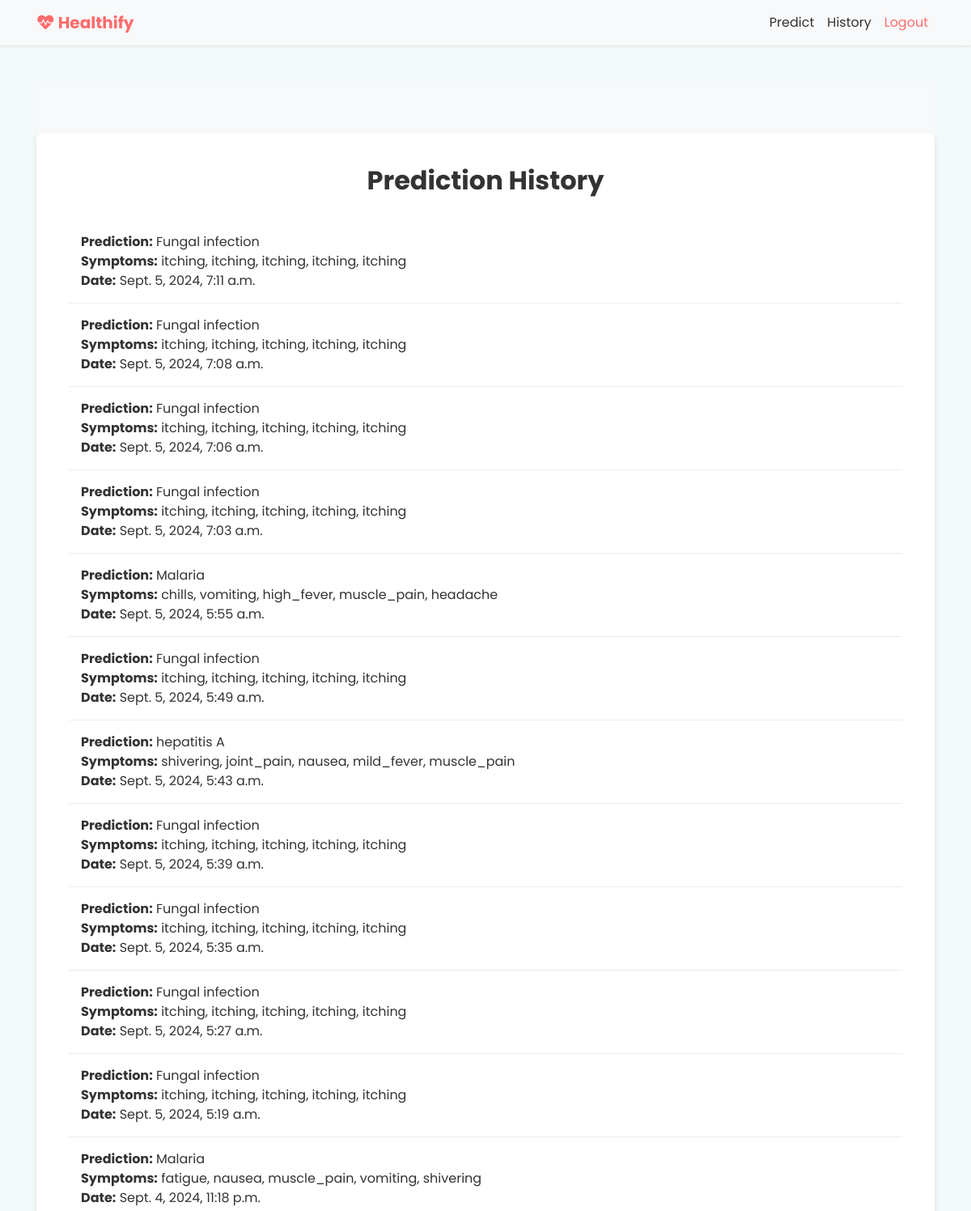
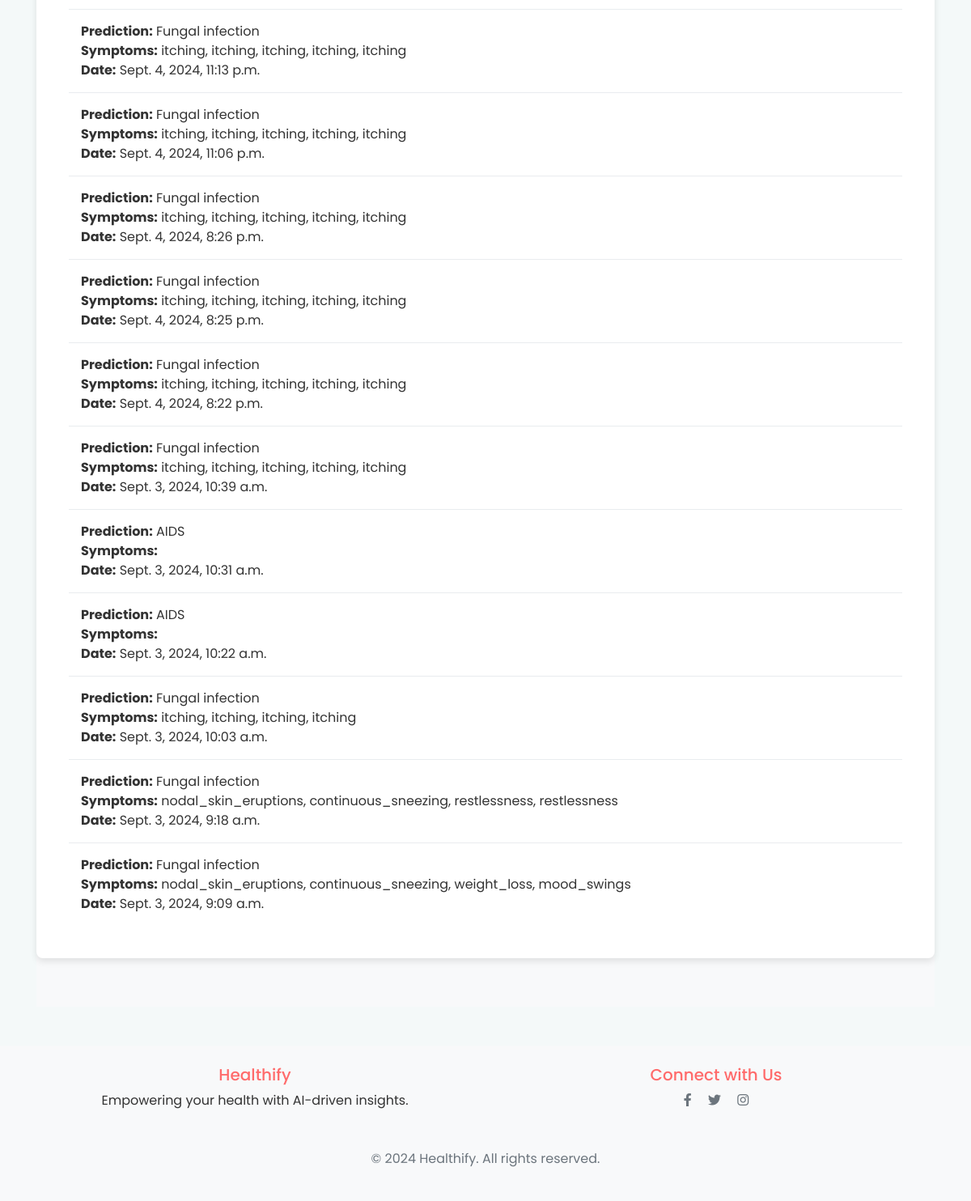
Page /history/ (signed in) on the committed database (2 pictures, top to bottom).
### diagnosis/models.py (models this page shows, shortened)
class Prediction(models.Model):
    user = models.ForeignKey(User, on_delete=models.CASCADE)
    symptoms = models.TextField()
    prediction_result = models.CharField(max_length=100)
    date = models.DateTimeField(auto_now_add=True)

### diagnosis/views.py (the view)
# urls.py: path('history/', views.prediction_history, name='prediction_history'),
@login_required
def prediction_history(request):
    predictions = Prediction.objects.filter(user=request.user).order_by('-date')
    return render(request, 'history.html', {'predictions': predictions})

### diagnosis/templates/history.html (shortened to what this page needs)
{% extends 'base.html' %}
{% block content %}
<div class="prediction-history">
    <div class="container">
        <h2 class="text-center">Prediction History</h2>
        <ul class="list-group">
            {% for prediction in predictions %}
                <li class="list-group-item">
                    <strong>Prediction:</strong> {{ prediction.prediction_result }}<br>
                    <strong>Symptoms:</strong> {{ prediction.symptoms }}<br>
                    <strong>Date:</strong> {{ prediction.date }}
                </li>
            {% endfor %}
        </ul>
    </div>
</div>
{% endblock %}

### diagnosis/templates/base.html (shortened to what this page needs)
<!DOCTYPE html>
<html lang="en">
<head>
    <link href="https://stackpath.bootstrapcdn.com/bootstrap/4.5.2/css/bootstrap.min.css" rel="stylesheet">
    <link href="https://cdnjs.cloudflare.com/ajax/libs/font-awesome/6.0.0-beta3/css/all.min.css" rel="stylesheet">
</head>
<body style="font-family: 'Poppins', sans-serif; background-color: #f4f9f9; color: #333;">
    <nav class="navbar navbar-expand-lg navbar-light bg-light shadow-sm">
        <div class="container">
            <a class="navbar-brand font-weight-bold" href="{% url 'home' %}" style="color: #ff6b6b;">
                <i class="fas fa-heartbeat"></i> Healthify
            </a>
            <div class="collapse navbar-collapse" id="navbarNav">
                <ul class="navbar-nav ml-auto">
                    {% if user.is_authenticated %}
                        <li class="nav-item">
                            <a class="nav-link" href="{% url 'predict_disease' %}" style="color: #333;">Predict</a>
                        </li>
                        <li class="nav-item">
                            <a class="nav-link" href="{% url 'prediction_history' %}" style="color: #333;">History</a>
                        </li>
                        <li class="nav-item">
                            <a class="nav-link" href="{% url 'logout' %}" style="color: #ff6b6b;">Logout</a>
                        </li>
                    {% endif %}
                </ul>
            </div>
        </div>
    </nav>
    <div class="container mt-5">
        {% block content %}{% endblock %}
    </div>
    <footer class="bg-light text-center py-4 mt-5">
        <div class="container">
            <div class="row">
                <div class="col-md-6 mb-3">
                    <h5 style="color: #ff6b6b;">Healthify</h5>
                    <p>Empowering your health with AI-driven insights.</p>
                </div>
                <div class="col-md-6 mb-3">
                    <h5 style="color: #ff6b6b;">Connect with Us</h5>
                    <a href="#" class="text-muted mx-2"><i class="fab fa-facebook-f"></i></a>
                    <a href="#" class="text-muted mx-2"><i class="fab fa-twitter"></i></a>
                    <a href="#" class="text-muted mx-2"><i class="fab fa-instagram"></i></a>
                </div>
            </div>
            <p class="text-muted mt-3">&copy; 2024 Healthify. All rights reserved.</p>
        </div>
    </footer>
</body>
</html>

### diagnosis/templates/history.html (style rules this page uses)
.prediction-history { padding: 60px 0; background-color: #f8f9fa; }
.prediction-history .container { background-color: #ffffff; border-radius: 8px; box-shadow: 0 4px 8px rgba(0,0,0,0.1); padding: 40px; }
.prediction-history h2 { color: var(--primary-color); font-size: 2rem; font-weight: bold; margin-bottom: 30px; }
.list-group-item { border: none; border-bottom: 1px solid #e9ecef; padding: 15px; font-size: 1rem; }
.list-group-item:last-child { border-bottom: none; }

### rows in the picture
Prediction: prediction_result "Fungal infection", symptoms "itching, itching, itching, itching, itching", date "Sept. 5, 2024, 7:11 a.m."
Prediction: prediction_result "Fungal infection", symptoms "itching, itching, itching, itching, itching", date "Sept. 5, 2024, 7:08 a.m."
Prediction: prediction_result "Fungal infection", symptoms "itching, itching, itching, itching, itching", date "Sept. 5, 2024, 7:06 a.m."
Prediction: prediction_result "Fungal infection", symptoms "itching, itching, itching, itching, itching", date "Sept. 5, 2024, 7:03 a.m."
Prediction: prediction_result "Malaria", symptoms "chills, vomiting, high_fever, muscle_pain, headache", date "Sept. 5, 2024, 5:55 a.m."
Prediction: prediction_result "Fungal infection", symptoms "itching, itching, itching, itching, itching", date "Sept. 5, 2024, 5:49 a.m."
Prediction: prediction_result "hepatitis A", symptoms "shivering, joint_pain, nausea, mild_fever, muscle_pain", date "Sept. 5, 2024, 5:43 a.m."
Prediction: prediction_result "Fungal infection", symptoms "itching, itching, itching, itching, itching", date "Sept. 5, 2024, 5:39 a.m."
Prediction: prediction_result "Fungal infection", symptoms "itching, itching, itching, itching, itching", date "Sept. 5, 2024, 5:35 a.m."
Prediction: prediction_result "Fungal infection", symptoms "itching, itching, itching, itching, itching", date "Sept. 5, 2024, 5:27 a.m."
Prediction: prediction_result "Fungal infection", symptoms "itching, itching, itching, itching, itching", date "Sept. 5, 2024, 5:19 a.m."
Prediction: prediction_result "Malaria", symptoms "fatigue, nausea, muscle_pain, vomiting, shivering", date "Sept. 4, 2024, 11:18 p.m."
Prediction: prediction_result "Fungal infection", symptoms "itching, itching, itching, itching, itching", date "Sept. 4, 2024, 11:13 p.m."
Prediction: prediction_result "Fungal infection", symptoms "itching, itching, itching, itching, itching", date "Sept. 4, 2024, 11:06 p.m."
Prediction: prediction_result "Fungal infection", symptoms "itching, itching, itching, itching, itching", date "Sept. 4, 2024, 8:26 p.m."
Prediction: prediction_result "Fungal infection", symptoms "itching, itching, itching, itching, itching", date "Sept. 4, 2024, 8:25 p.m."
Prediction: prediction_result "Fungal infection", symptoms "itching, itching, itching, itching, itching", date "Sept. 4, 2024, 8:22 p.m."
Prediction: prediction_result "Fungal infection", symptoms "itching, itching, itching, itching, itching", date "Sept. 3, 2024, 10:39 a.m."
Prediction: prediction_result "AIDS", date "Sept. 3, 2024, 10:31 a.m."
Prediction: prediction_result "AIDS", date "Sept. 3, 2024, 10:22 a.m."
Prediction: prediction_result "Fungal infection", symptoms "itching, itching, itching, itching", date "Sept. 3, 2024, 10:03 a.m."
Prediction: prediction_result "Fungal infection", symptoms "nodal_skin_eruptions, continuous_sneezing, restlessness, restlessness", date "Sept. 3, 2024, 9:18 a.m."
Prediction: prediction_result "Fungal infection", symptoms "nodal_skin_eruptions, continuous_sneezing, weight_loss, mood_swings", date "Sept. 3, 2024, 9:09 a.m."
